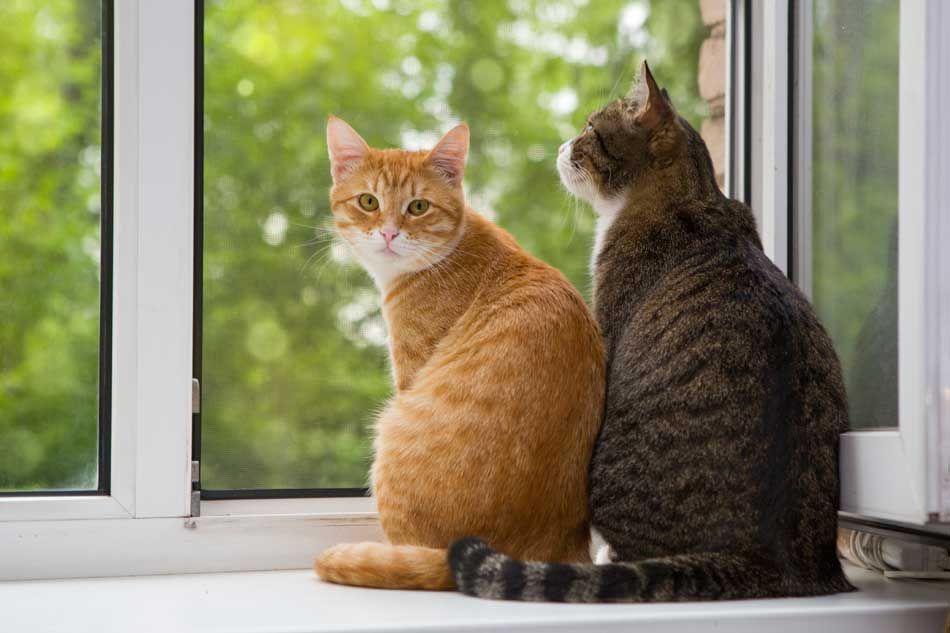
#> input picture ComputerVisionWorkshop/img/gato.jpg, 950 x 633 px
$ jupyter execute --allow-errors filters.ipynb
#> lines starting #> are read from the running program, lines starting #| are printed output that depends on the picture; after the words box and inside, x2 and y2 are one past the last pixel; in counts of white or black regions, pixels touching at a corner belong together
# Filters

[cell 1]
from PIL import Image
from PIL import ImageFilter

[cell 2]
img = Image.open("../img/gato.jpg")
#> img is the input picture: PIL image 950x633 RGB; mean R, G, B 138.3, 135, 102.7
blur_img = img.filter(ImageFilter.GaussianBlur(10))
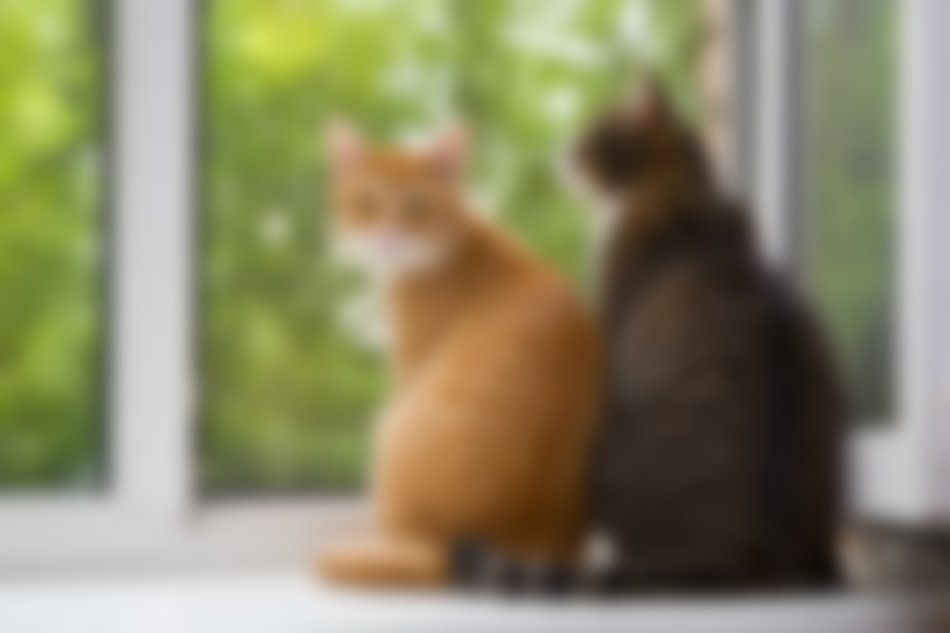
#> blur_img: PIL image 950x633 RGB; mean R, G, B 138.3, 134.9, 102.6
blur_img.show()

[cell 3]
from skimage import io
from skimage import filters

[cell 4]
img = io.imread("../img/gato.jpg")
out = filters.gaussian(img, sigma = 10)
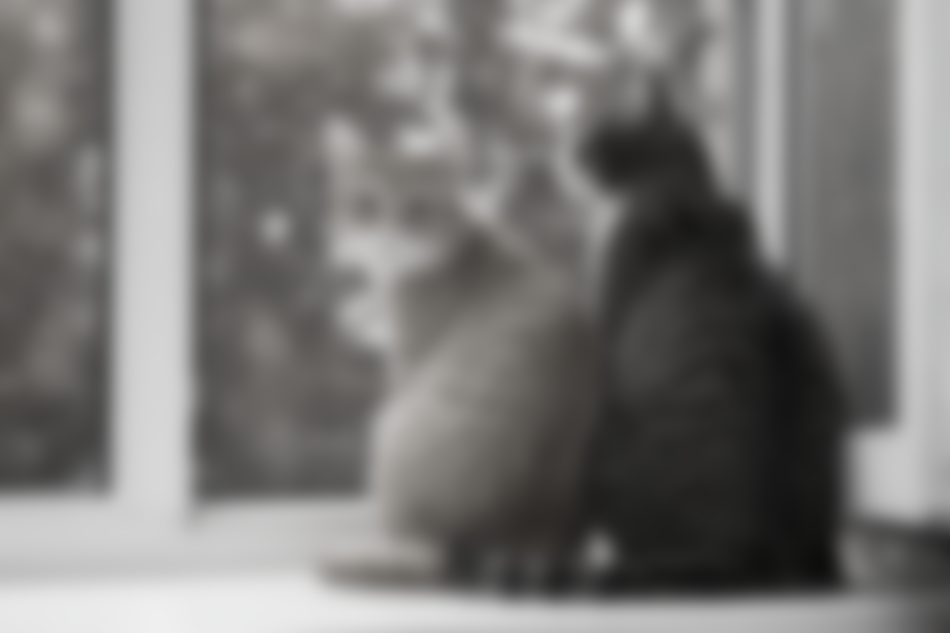
#> out: shape (633, 950, 3) float64; mean R, G, B 0.48, 0.475, 0.469
io.imshow(out)
io.show()

### Median filter
Filtro que retorna el valor de la mediana del pixel y sus vecinos

[cell 5]
from PIL import Image
from PIL import ImageFilter

[cell 6]
img = Image.open("../img/gato.jpg")
blur_img = img.filter(ImageFilter.MedianFilter(7))
blur_img.show()

[cell 7]
from skimage import io
from skimage import filters
from skimage.morphology import disk

#> (a cell that did not finish here is left out)

### Dilation and erosion
Morphological operations en las imágenes son operaciones que utilizan la estructura o características inherentes de una imagen y procesos.

### Erosion

[cell 9]
from skimage import morphology
from skimage import io

[cell 10]
img = io.imread("../img/gato.jpg")
eroded_img = morphology.binary_erosion(img)
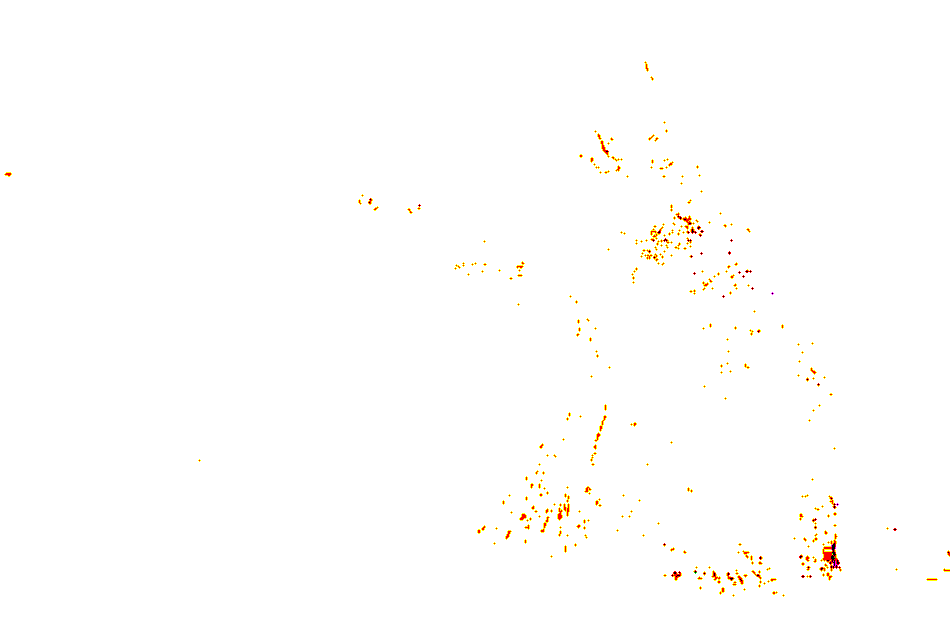
#> eroded_img: shape (633, 950, 3) bool; mean R, G, B 1, 0.997, 0.993
io.imshow(eroded_img)
io.show()

[cell 11]
img = io.imread("../img/gato.jpg")
eroded_img = morphology.binary_dilation(img)
io.imshow(eroded_img)
io.show()

### Custom filters

[cell 12]
from PIL import Image
from PIL import ImageFilter

[cell 13]
img = Image.open("../img/gato.jpg")
img = img.convert("L")
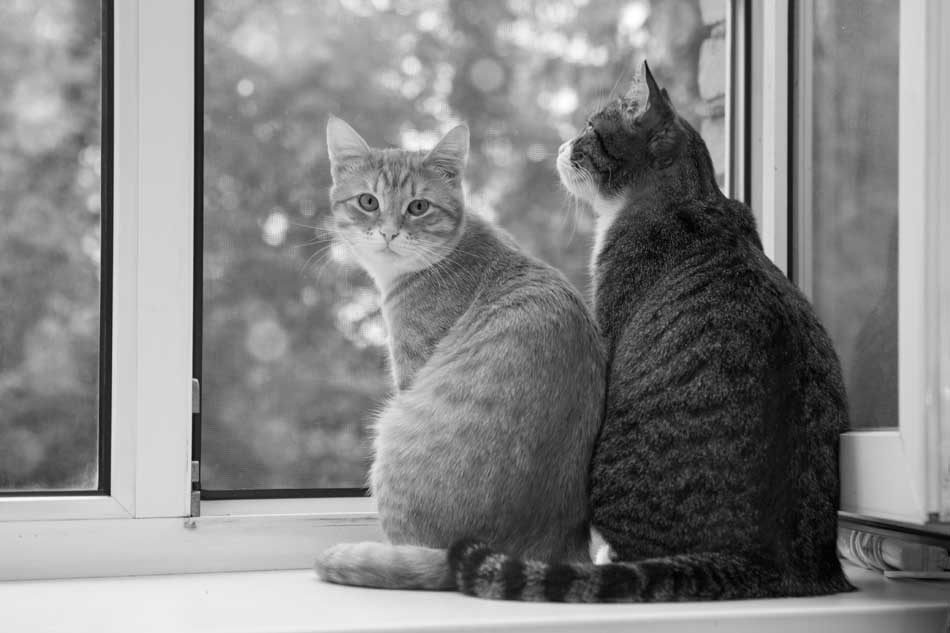
#> img: PIL image 950x633 L; min 0, max 255, mean 132.3
new_img = img.filter(ImageFilter.Kernel((3,3), [-1,-1,-1,-1,-1,-1,-1,-1,-1]))
new_img.show()

### Thresholding

[cell 14]
from skimage.filters import threshold_otsu, threshold_local
from skimage.io import imread, imsave
from skimage.color import rgb2gray

[cell 15]
img = imread("../img/gato.jpg")
img = rgb2gray(img)
#> img: shape (633, 950) float64

[cell 16]
threshold_local = threshold_otsu(img)
#> threshold_local = 0.467
thresh_img = img > threshold_local
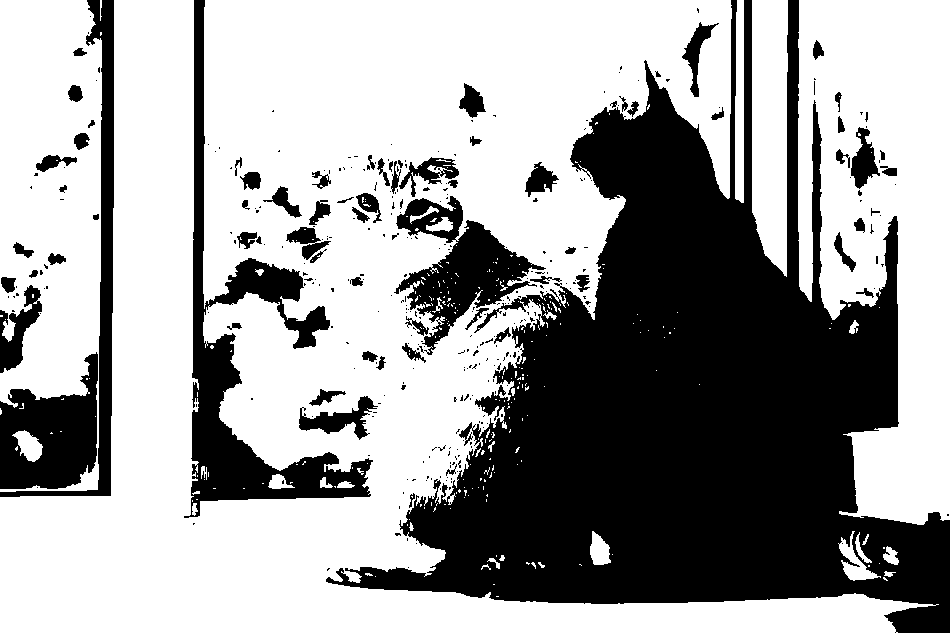
#> thresh_img: shape (633, 950) bool; 63% white; 347 black regions (274 under 20 px), largest, box (x1, y1, x2, y2) and area: (326, 0, 950, 633) 165443, (184, 0, 373, 518) 18019, (394, 196, 546, 355) 8616

[cell 17]
io.imshow(thresh_img)
io.show()

### Sobel

[cell 18]
from skimage import io
from skimage import filters
from skimage import color

[cell 19]
img = io.imread("../img/gato.jpg")
img = color.rgb2gray(img)
edge = filters.sobel(img)
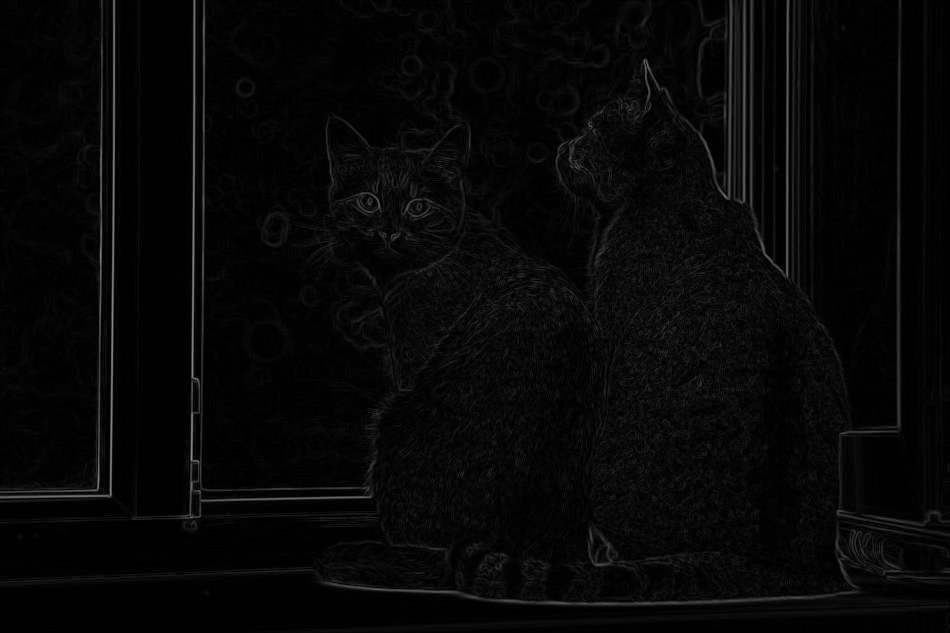
#> edge: shape (633, 950) float64; min 0, max 0.551, mean 0.0283
io.imshow(edge)
io.show()

[cell 20]
from skimage import feature

[cell 21]
img = io.imread("../img/gato.jpg")
img = color.rgb2gray(img)
edge = feature.canny(img, 3)
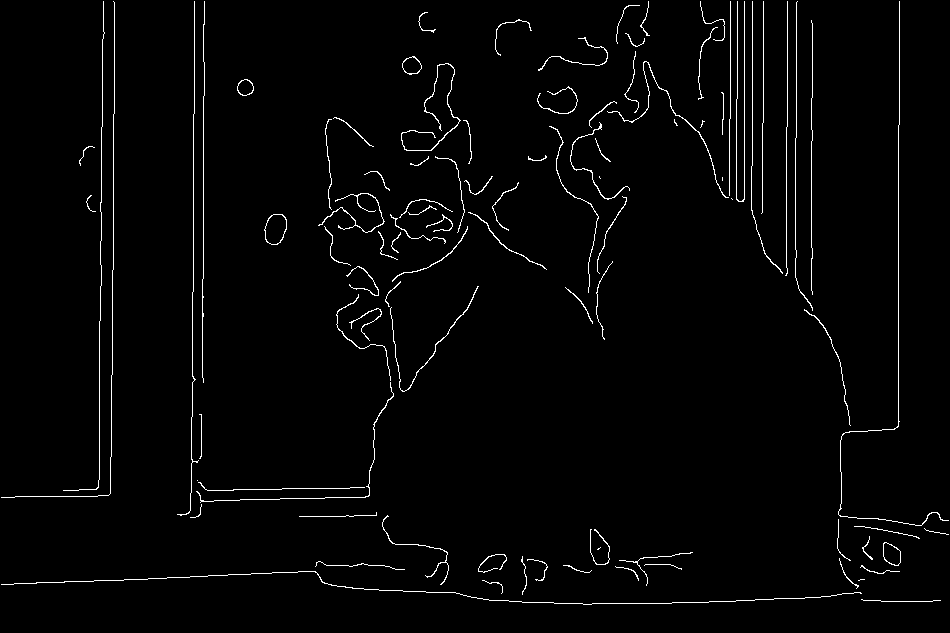
#> edge: shape (633, 950) bool; 2% white in thin lines or dots
io.imshow(edge)
io.show()

$ run again, with ComputerVisionWorkshop/img/mirror.jpg copied over ComputerVisionWorkshop/img/gato.jpg
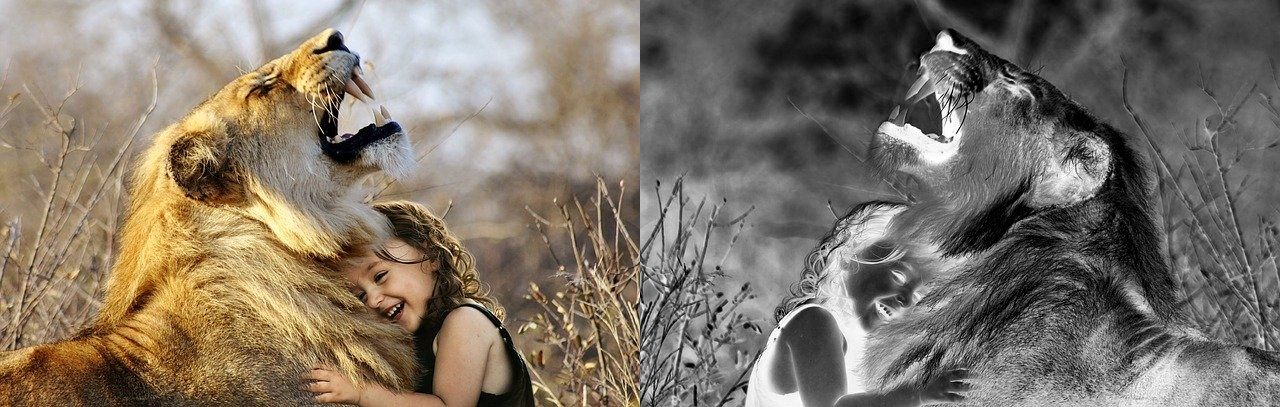
#> input picture ComputerVisionWorkshop/img/mirror.jpg, 1280 x 407 px
#> img is the input picture: PIL image 1280x407 RGB; mean R, G, B 126.8, 117.2, 104.8
#> threshold_local = 0.467
#> `thresh_img = img > threshold_local`:
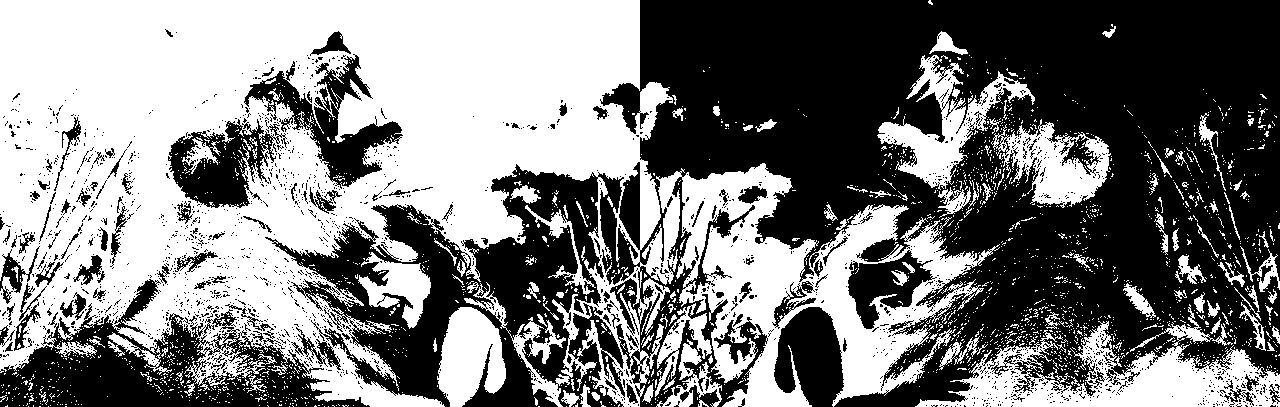
#> thresh_img: shape (407, 1280) bool; 48.7% white; 2298 white regions (2163 under 20 px), largest, box (x1, y1, x2, y2) and area: (0, 0, 1000, 407) 201980, (915, 304, 1280, 407) 13753, (877, 55, 1035, 190) 6017
#> `edge = feature.canny(img, 3)`:
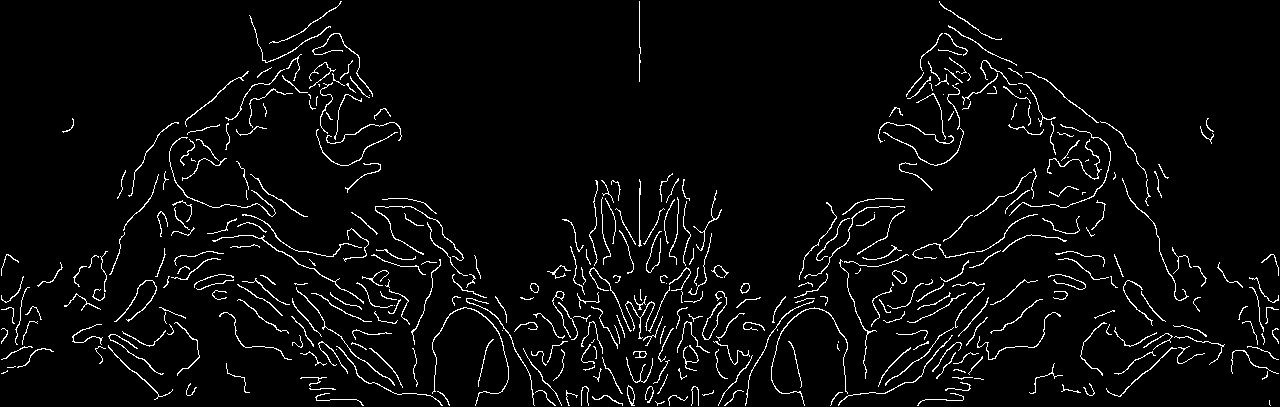
#> edge: shape (407, 1280) bool; 4.1% white in thin lines or dots
